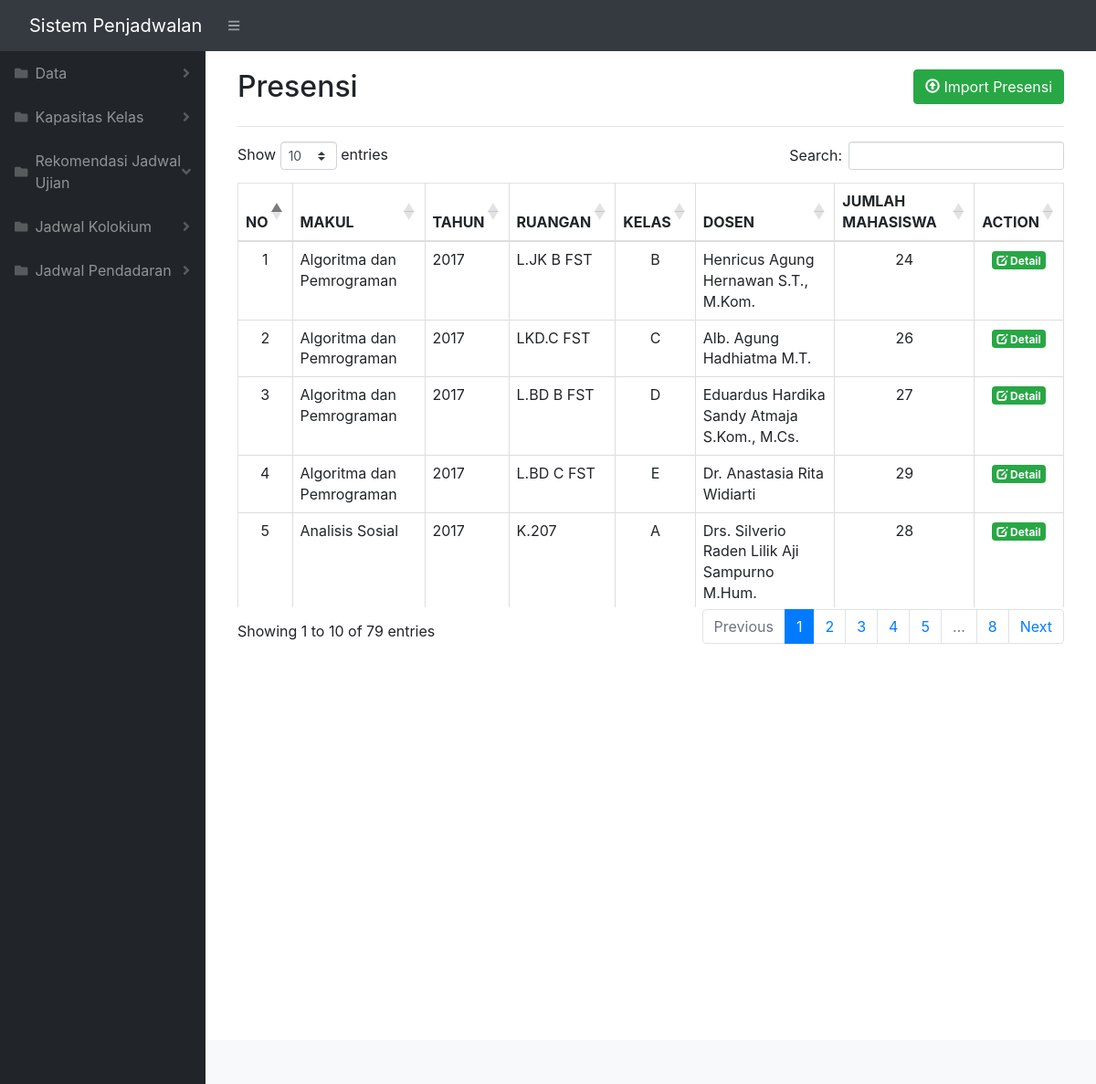
Page /index.php/presensi on the earlier database version.
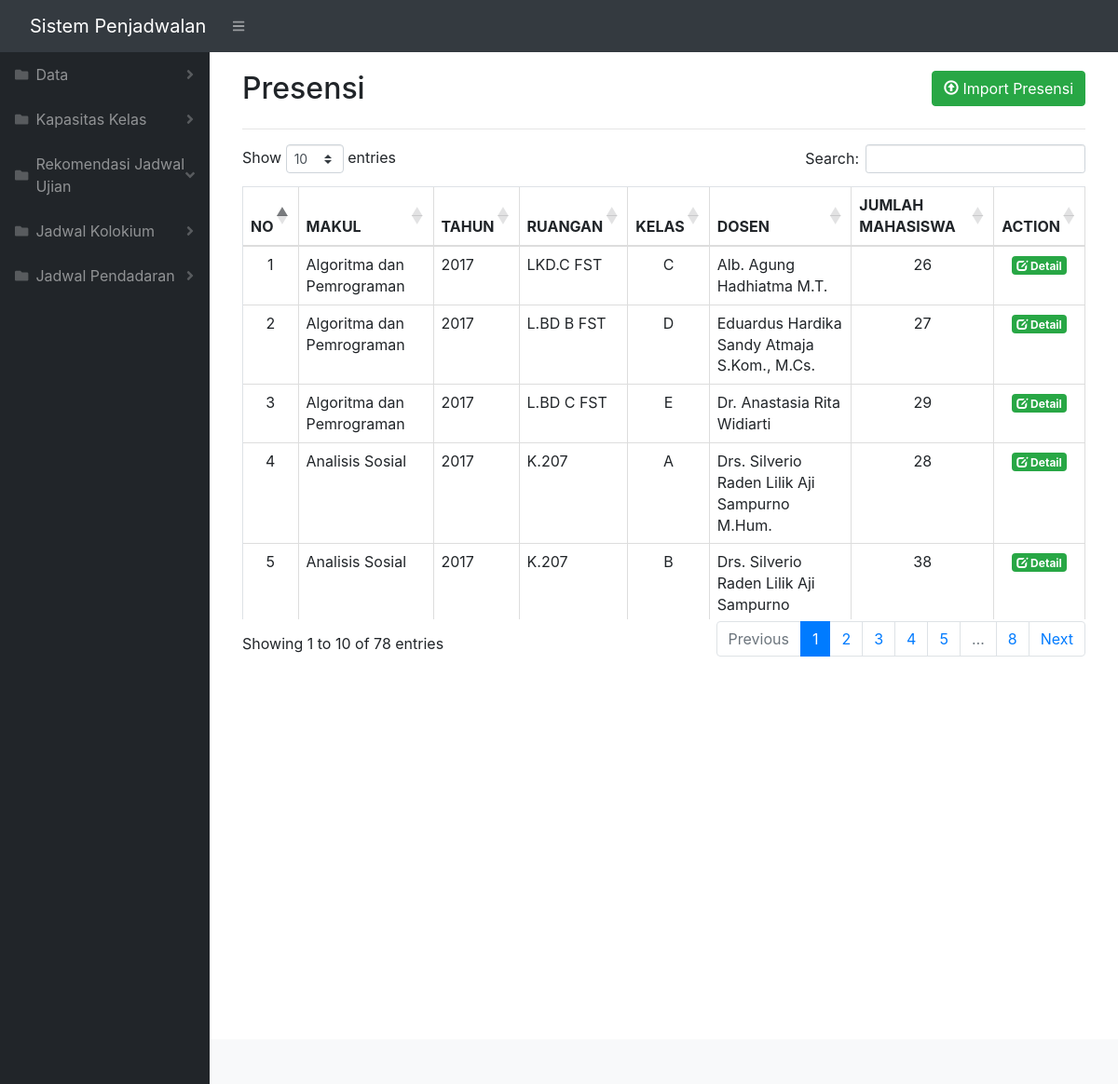
Same page on the later database version.
### tables this page shows
CREATE TABLE `makul` (
  `idMakul` int(11) NOT NULL,
  `kodeMakul` varchar(255) NOT NULL,
  `tipeMakul` varchar(255) NOT NULL,
  `nama` varchar(255) NOT NULL,
  `tahun` varchar(255) NOT NULL,
  `semester` varchar(255) NOT NULL,
  `kelas` varchar(255) NOT NULL,
  `kapasitas` varchar(255) NOT NULL,
  `idSemester` int(11) NOT NULL
);

### application/controllers/Presensi.php (called while the page is built, shortened)
<?php
class presensi extends CI_Controller {
    public function __construct() {
        $this->load->library('form_validation');
        $this->load->library('pagination');
        $this->load->model('list_model');
        $this->load->model('PresensiModel');
        $this->load->library('excel');
    }
    public function index() {
        $data['data'] = $this->list_model->get_presensi_list();
        $data['title'] = 'Presensi';
        $this->load->view('templates/header', $data);
        $this->load->view('templates/sidebar', $data);
        $this->load->view('presensi/presensi', $data);
        $this->load->view('templates/topbar', $data);
        $this->load->view('templates/footer', $data);
    }
}

### index.php (called while the page is built, shortened)
<?php
require_once BASEPATH.'core/CodeIgniter.php';

### application/models/List_model.php (called while the page is built, shortened)
<?php
class List_model extends CI_Model {
    function get_presensi_list() {
        $this->db->order_by('makul.idMakul', 'ASC');
        $this->db->distinct();
        $this->db->select('makul.idMakul, makul.nama as makul, makul.kapasitas as kapasitas, makul.tahun, makul.semester, ruangan.nama as ruang, makul.kelas, dosen.nama as dosen');
        $this->db->from('makul');
        $this->db->join('presensi','presensi.idMakul = makul.idMakul');
        $this->db->join('ruangan','ruangan.idRuangan = presensi.idRuangan');
        $this->db->join('dosen','dosen.idDosen = presensi.idDosen' );
        $data = $this->db->get();
        return $data;
    }
}

### application/views/presensi/presensi.php (the view, shortened to what this page needs)
<div id="layoutSidenav_content">
    <main>
        <div class="container-fluid">
            <div class="card-body">
                <div class="row">
                    <div class="col-auto mr-auto">
                        <h2 class=""><?= $title ?></h2>
                    </div>
                    <div class="col-auto ml-3">
                        <a href="http://" class="btn btn-success pull-right" data-toggle="modal"
                            data-target="#exampleModal"> <span class="glyphicon glyphicon-upload"></span> Import
                            Presensi</a>
                    </div>
                </div>
                <hr>
                <div class="table-responsive">
                    <table class="table table-bordered" id="tabelku" width="100%">
                        <thead>
                            <tr class="text-center">
                                <th>NO</th>
                                <th>MAKUL</th>
                                <th>TAHUN</th>
                                <th>RUANGAN</th>
                                <th>KELAS</th>
                                <th>DOSEN</th>
                                <th>JUMLAH MAHASISWA</th>
                                <th>ACTION</th>
                            </tr>
                        </thead>
                        <tbody>
                            <?php $i = 1; ?>
                            <?php foreach ($data->result_array() as $row) : ?>
                            <tr>
                                <td class="text-center"><?= $i ?></td>
                                <td><?php echo $row['makul']; ?></td>
                                <td><?php echo $row['tahun']; ?></td>
                                <td><?php echo $row['ruang'];?> </td>
                                <td class="text-center"><?php echo $row['kelas'] ; ?></td>
                                <td><?php echo $row['dosen']; ?></td>
                                <td class="text-center">
                                    <?php echo $row['kapasitas'];  ?>
                                </td>
                                <td class="text-center">
                                    <a href="<?php echo base_url(); ?>presensi/isi/<?= $row['idMakul']; ?>"
                                        class=" badge badge-success text-center"> <i
                                            class="glyphicon glyphicon-edit"></i>
                                        Detail</a>
                                </td>
                            </tr>
                            <?php $i++; ?>
                            <?php endforeach; ?>
                        </tbody>
                    </table>
                </div>
            </div>
        </div>
    </main>

Differences in the rows shown:
removed makul: nama "Algoritma dan Pemrograman", tahun "2017", ruang "L.JK B FST", kelas "B", dosen "Henricus Agung Hernawan S.T., M.Kom.", kapasitas "24"
now on this page (row unchanged): makul: nama "Analisis Sosial", tahun "2017", ruang "K.207", kelas "B", dosen "Drs. Silverio Raden Lilik Aji Sampurno…", kapasitas "38"
Other differences:
text written by a page script: "Show entries Search: Showing 1 to 10 of 79 entries Previous 1 2 3 4 5 … 8 Next" → "Show entries Search: Showing 1 to 10 of 78 entries Previous 1 2 3 4 5 … 8 Next"
